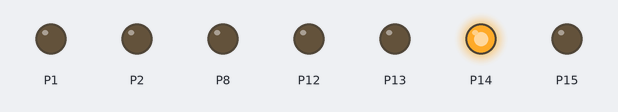
Bench run of a program on a simulated BBC micro:bit running MicroPython. Parts: output pins drawn as LEDs (lit = HIGH).

Above: at 0.15 s.
At 0.75 s:
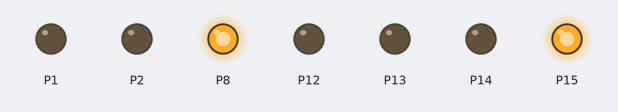
At 1.65 s:
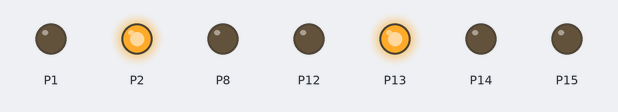
At 3.45 s:
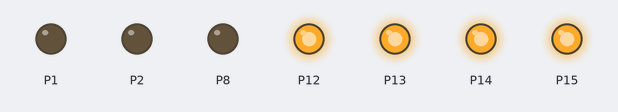
At 5.26 s:
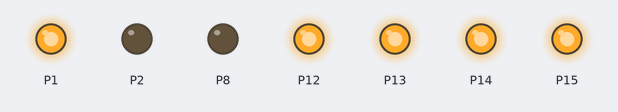
At 6.76 s:
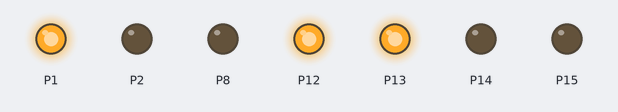
Timing chart, 0 to 7.1 s (numbered marks = the images above):
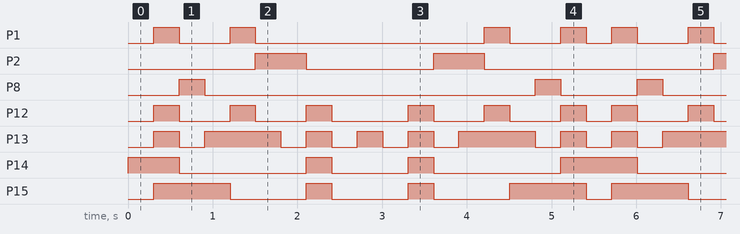

Measured:
- by itself, P1: repeats every 5.4 s: LOW 0.60 s, HIGH 0.30 s, LOW 2.7 s, HIGH 0.30 s, LOW 0.60 s, HIGH 0.30 s, LOW 0.30 s, HIGH 0.30 s
- by itself, P2: repeats every 5.4 s: LOW 1.5 s, HIGH 0.60 s, LOW 2.7 s, HIGH 0.60 s
- by itself, P8: repeats every 5.4 s: LOW 3.9 s, HIGH 0.30 s, LOW 0.90 s, HIGH 0.30 s
- by itself, P12: repeats every 5.4 s: 2 × (LOW 0.60 s, HIGH 0.30 s), LOW 0.90 s, 2 × (HIGH 0.30 s, LOW 0.60 s), HIGH 0.30 s, LOW 0.30 s, HIGH 0.30 s
- by itself, P13: repeats every 5.4 s: LOW 0.30 s, HIGH 0.90 s, 3 × (LOW 0.30 s, HIGH 0.30 s), LOW 0.30 s, HIGH 0.90 s, 2 × (LOW 0.30 s, HIGH 0.30 s)
- by itself, P14: repeats every 5.4 s: LOW 1.5 s, HIGH 0.30 s, LOW 0.90 s, HIGH 0.30 s, LOW 1.5 s, HIGH 0.90 s
- by itself, P15: repeats every 5.4 s: 2 × (LOW 0.90 s, HIGH 0.30 s), LOW 0.90 s, HIGH 0.90 s, LOW 0.30 s, HIGH 0.90 s

The program:

test.py
```python
# Imports go at the top
from microbit import *

pins=[pin1, pin2, pin8, pin12, pin13, pin14, pin15]
presets=[[0,0,0,0,0,1,0],[1,0,0,1,1,1,1],[0,0,1,0,0,0,1],[0,0,0,0,1,0,1],[1,0,0,1,1,0,0],[0,1,0,0,1,0,0],[0,1,0,0,0,0,0],[0,0,0,1,1,1,1],[0,0,0,0,0,0,0],[0,0,0,0,1,0,0]]
# Code in a 'while True:' loop repeats forever
while True:
    display.clear()
    for ii in range(10):
        for i in range(7):
            pins[i].write_digital(presets[ii][i])
        sleep(300)
    for ii in range(8, 0, -1):
        for i in range(7):
            pins[i].write_digital(presets[ii][i])
        sleep(300)
```
